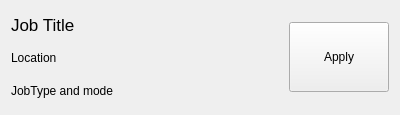
<?xml version="1.0" encoding="UTF-8"?>
<ui version="4.0">
 <class>JobDelegate</class>
 <widget class="QWidget" name="JobDelegate">
  <property name="geometry">
   <rect>
    <x>0</x>
    <y>0</y>
    <width>400</width>
    <height>115</height>
   </rect>
  </property>
  <property name="windowTitle">
   <string>Form</string>
  </property>
  <layout class="QGridLayout" name="gridLayout">
   <item row="0" column="0">
    <widget class="QLabel" name="job_title_lbl">
     <property name="font">
      <font>
       <pointsize>13</pointsize>
      </font>
     </property>
     <property name="text">
      <string>Job Title</string>
     </property>
    </widget>
   </item>
   <item row="1" column="0">
    <widget class="QLabel" name="job_location_lbl">
     <property name="text">
      <string>Location</string>
     </property>
    </widget>
   </item>
   <item row="2" column="0">
    <widget class="QLabel" name="job_type_lb">
     <property name="text">
      <string>JobType and mode</string>
     </property>
    </widget>
   </item>
   <item row="0" column="1" rowspan="3">
    <widget class="QPushButton" name="apply_btn">
     <property name="sizePolicy">
      <sizepolicy hsizetype="Minimum" vsizetype="Preferred">
       <horstretch>0</horstretch>
       <verstretch>0</verstretch>
      </sizepolicy>
     </property>
     <property name="maximumSize">
      <size>
       <width>100</width>
       <height>70</height>
      </size>
     </property>
     <property name="text">
      <string>Apply</string>
     </property>
    </widget>
   </item>
  </layout>
 </widget>
 <resources/>
 <connections/>
</ui>
